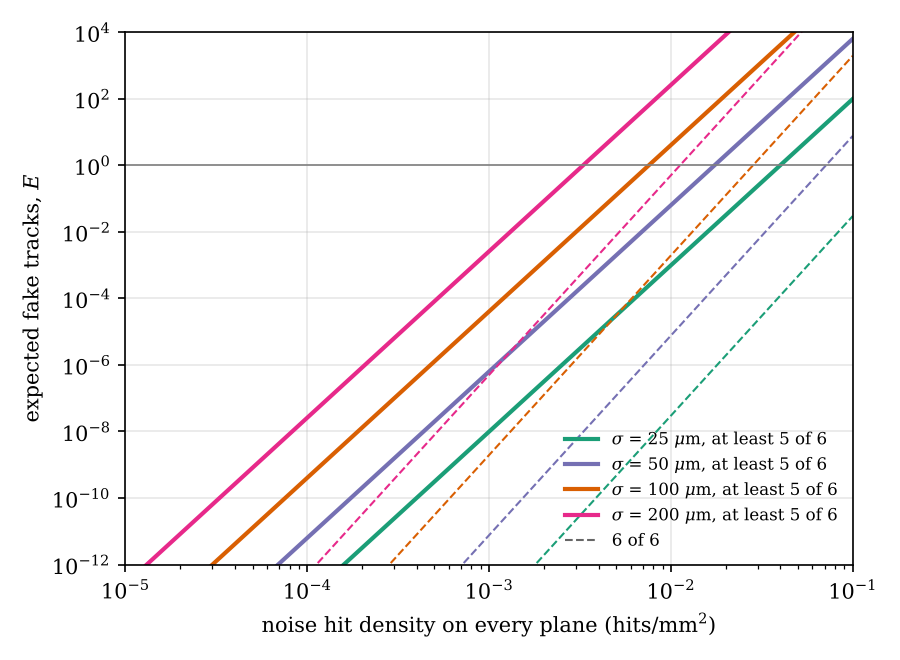

The Python source for this figure:
"""
simple_example.py - the simple case of paper 1, section 2: six parallel planes,
straight tracks (no field), uniform noise. Projective tower: planes at
Y = 250, 500, ..., 1500 mm, square, side W = Y/1.5 (1 m at 1.5 m). sigma in
both coordinates. Prints K, P and E, and draws E against the hit density for
several resolutions (simple_example.pdf/.png).
"""
import itertools, json, math
from pathlib import Path
import numpy as np
from scipy.optimize import brentq
from scipy.stats import chi2
import matplotlib
matplotlib.use("Agg"); import matplotlib.pyplot as plt

HERE = Path(__file__).resolve().parent
P3 = 1.3499e-3
Y = np.array([250, 500, 750, 1000, 1250, 1500.0]); W = Y / 1.5
SIG0 = 0.1


def K_line(Y, W, s, nq=400001):
    """K = V_d Vol(M)/|B| for straight lines (two views), parallel square planes."""
    N = len(Y); d = 2 * N - 4
    qmax = 1.5 * (W / Y).max(); q = np.linspace(-qmax, qmax, nq)
    hi = np.min(W / 2 - q[:, None] * Y, 1); lo = np.max(-W / 2 - q[:, None] * Y, 1)
    area = np.trapezoid(np.maximum(hi - lo, 0), q)                  # polygon of (intercept, slope)
    vol = (area * math.sqrt(N * (Y ** 2).sum() - Y.sum() ** 2) / s ** 2) ** 2
    return math.pi ** (d / 2) / math.gamma(d / 2 + 1) * vol / np.prod((W / s) ** 2), vol


sets = [tuple(range(6))] + list(itertools.combinations(range(6), 5))
P = {}
for S in sets:
    d = 2 * len(S) - 4
    K, vol = K_line(Y[list(S)], W[list(S)], SIG0)
    P[S] = dict(K=K, P=K * chi2.isf(P3, d) ** (d / 2), ndof=d, vol=vol)


def E(rho, sig=SIG0, k=5):
    n = rho * W ** 2; f = sig / SIG0
    return sum(v["P"] * f ** v["ndof"] * np.prod(n[list(S)]) for S, v in P.items() if len(S) >= k)


out = dict(Y=Y.tolist(), W=W.tolist(), sets={",".join(map(str, S)): v for S, v in P.items()})
out["one_fake_density"] = {f"{s*1000:g}um": brentq(lambda r: E(r, s) - 1, 1e-7, 10) for s in (0.025, 0.05, 0.1, 0.2)}
out["E_at_1e-3"] = {"6of6": E(1e-3, k=6), "ge5": E(1e-3)}
json.dump(out, open(HERE / "simple_example.json", "w"), indent=1)
print(json.dumps({k: v for k, v in out.items() if k != "sets"}, indent=1))
print("6 of 6: K %.3e  P %.3e  distinguishable tracks %.2e" % (P[sets[0]]["K"], P[sets[0]]["P"], P[sets[0]]["vol"]))

plt.rcParams.update({"font.size": 10, "font.family": "serif", "mathtext.fontset": "dejavuserif"})
fig, ax = plt.subplots(figsize=(6.0, 4.4))
rho = np.geomspace(1e-5, 1e-1, 300)
cols = {0.025: "#1b9e77", 0.05: "#7570b3", 0.1: "#d95f02", 0.2: "#e7298a"}
for s, c in cols.items():
    ax.plot(rho, [E(r, s) for r in rho], color=c, lw=2, label=fr"$\sigma$ = {s*1000:g} $\mu$m, at least 5 of 6")
    ax.plot(rho, [E(r, s, k=6) for r in rho], color=c, lw=1, ls="--")
ax.plot([], [], color="0.4", lw=1, ls="--", label="6 of 6")
ax.axhline(1, color="0.5", lw=0.8)
ax.set_xscale("log"); ax.set_yscale("log"); ax.set_ylim(1e-12, 1e4); ax.set_xlim(1e-5, 1e-1)
ax.set_xlabel(r"noise hit density on every plane (hits/mm$^2$)")
ax.set_ylabel(r"expected fake tracks, $E$")
ax.grid(True, which="major", alpha=0.3); ax.legend(fontsize=8, loc="lower right", frameon=False)
fig.tight_layout(); fig.savefig(HERE / "simple_example.pdf"); fig.savefig(HERE / "simple_example.png", dpi=150)
